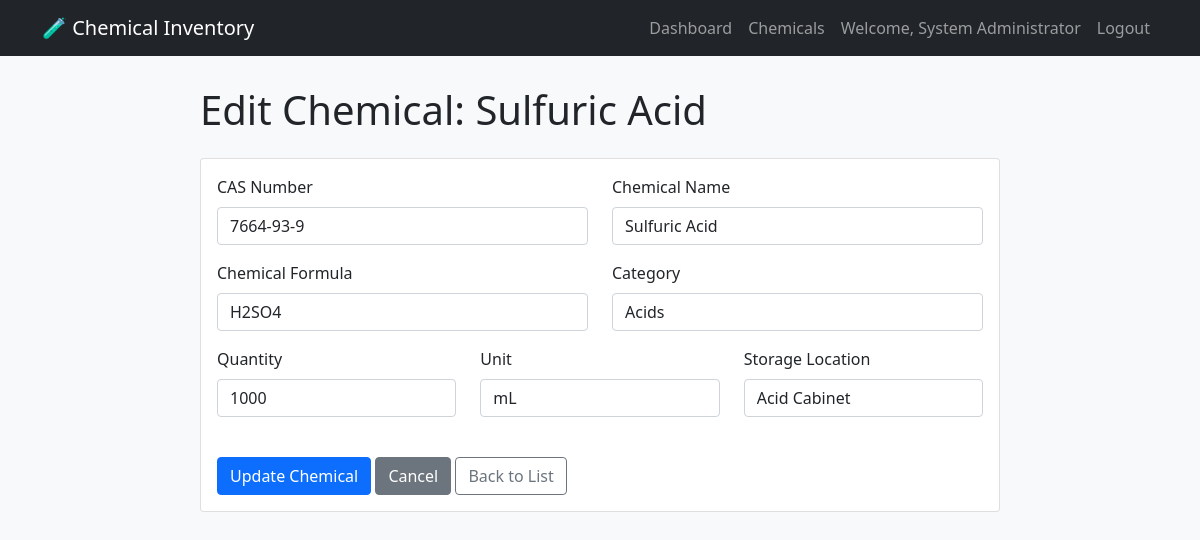
The page /edit_chemical.php?id=2 (signed in) on the database its author committed.
### tables this page shows
CREATE TABLE chemicals (
        id INTEGER PRIMARY KEY AUTOINCREMENT,
        cas_number TEXT NOT NULL,
        name TEXT NOT NULL,
        formula TEXT,
        category_id INTEGER,
        quantity REAL NOT NULL,
        unit TEXT DEFAULT 'g',
        purity REAL,
        expiry_date DATE,
        reorder_level REAL,
        location TEXT,
        notes TEXT,
        created_at TIMESTAMP DEFAULT CURRENT_TIMESTAMP,
        FOREIGN KEY (category_id) REFERENCES categories(id)
    );

CREATE TABLE categories (
        id INTEGER PRIMARY KEY AUTOINCREMENT,
        name TEXT NOT NULL,
        description TEXT,
        created_at TIMESTAMP DEFAULT CURRENT_TIMESTAMP
    );

### edit_chemical.php (the view, shortened to what this page needs)
<?php
$id = $_GET['id'] ?? 0;
try {
    $db = new SQLite3('database/chemicals.db');
} catch (Exception $e) {
    die("Database error: " . $e->getMessage());
}
$stmt = $db->prepare("SELECT * FROM chemicals WHERE id = :id");
$stmt->bindValue(':id', $id, SQLITE3_INTEGER);
$result = $stmt->execute();
$chemical = $result->fetchArray(SQLITE3_ASSOC);
$categories = [];
$catResult = $db->query("SELECT * FROM categories ORDER BY name");
while ($row = $catResult->fetchArray(SQLITE3_ASSOC)) {
    $categories[] = $row;
}
?>
<!DOCTYPE html>
<html lang="en">
<head>
    <link href="https://cdn.jsdelivr.net/npm/bootstrap@5.1.3/dist/css/bootstrap.min.css" rel="stylesheet">
</head>
<body>
    <nav class="navbar navbar-expand-lg navbar-dark bg-dark">
        <div class="container">
            <a class="navbar-brand" href="dashboard.php">🧪 Chemical Inventory</a>
            <div class="navbar-nav ms-auto">
                <a class="nav-link" href="dashboard.php">Dashboard</a>
                <a class="nav-link" href="chemicals.php">Chemicals</a>
                <span class="nav-link">Welcome, <?php echo htmlspecialchars($_SESSION['user_name']); ?></span>
                <a class="nav-link" href="logout.php">Logout</a>
            </div>
        </div>
    </nav>
    <div class="container">
        <div class="form-container">
            <h1 class="mb-4">Edit Chemical: <?php echo htmlspecialchars($chemical['name']); ?></h1>
            <div class="card">
                <div class="card-body">
                    <form method="POST" action="">
                        <div class="row">
                            <div class="col-md-6 mb-3">
                                <label class="form-label">CAS Number</label>
                                <input type="text" name="cas_number" class="form-control"
                                       value="<?php echo htmlspecialchars($chemical['cas_number']); ?>"
                                       required pattern="\d{2,7}-\d{2}-\d">
                            </div>
                            <div class="col-md-6 mb-3">
                                <label class="form-label">Chemical Name</label>
                                <input type="text" name="name" class="form-control"
                                       value="<?php echo htmlspecialchars($chemical['name']); ?>" required>
                            </div>
                        </div>
                        <div class="row">
                            <div class="col-md-6 mb-3">
                                <label class="form-label">Chemical Formula</label>
                                <input type="text" name="formula" class="form-control"
                                       value="<?php echo htmlspecialchars($chemical['formula']); ?>">
                            </div>
                            <div class="col-md-6 mb-3">
                                <label class="form-label">Category</label>
                                <select name="category_id" class="form-control">
                                    <?php foreach ($categories as $cat): ?>
                                        <option value="<?php echo $cat['id']; ?>"
                                            <?php echo ($chemical['category_id'] ?? '') == $cat['id'] ? 'selected' : ''; ?>>
                                            <?php echo htmlspecialchars($cat['name']); ?>
                                        </option>
                                    <?php endforeach; ?>
                                </select>
                            </div>
                        </div>
                        <div class="row">
                            <div class="col-md-4 mb-3">
                                <label class="form-label">Quantity</label>
                                <input type="number" step="0.001" name="quantity" class="form-control"
                                       value="<?php echo $chemical['quantity']; ?>" required>
                            </div>
                            <div class="col-md-4 mb-3">
                                <label class="form-label">Unit</label>
                                <select name="unit" class="form-control" required>
                                    <option value="mL" <?php echo $chemical['unit'] == 'mL' ? 'selected' : ''; ?>>mL</option>
                                </select>
                            </div>
                            <div class="col-md-4 mb-3">
                                <label class="form-label">Storage Location</label>
                                <input type="text" name="location" class="form-control"
                                       value="<?php echo htmlspecialchars($chemical['location']); ?>">
                            </div>
                        </div>
                        <div class="mt-4">
                            <button type="submit" class="btn btn-primary">Update Chemical</button>
                            <a href="view_chemical.php?id=<?php echo $id; ?>" class="btn btn-secondary">Cancel</a>
                            <a href="chemicals.php" class="btn btn-outline-secondary">Back to List</a>
                        </div>
                    </form>
                </div>
            </div>
        </div>
    </div>
</body>
</html>

### edit_chemical.php (style rules this page uses)
body { background: #f8f9fa; }
.navbar { margin-bottom: 30px; }
.form-container { max-width: 800px; margin: 0 auto; }

### rows shown on the page
chemicals: name "Sulfuric Acid", cas_number "7664-93-9", formula "H2SO4", category_id "Acids", quantity "1000", unit "mL", location "Acid Cabinet"

### other values the page prints
$_SESSION['user_name'] "System Administrator"
